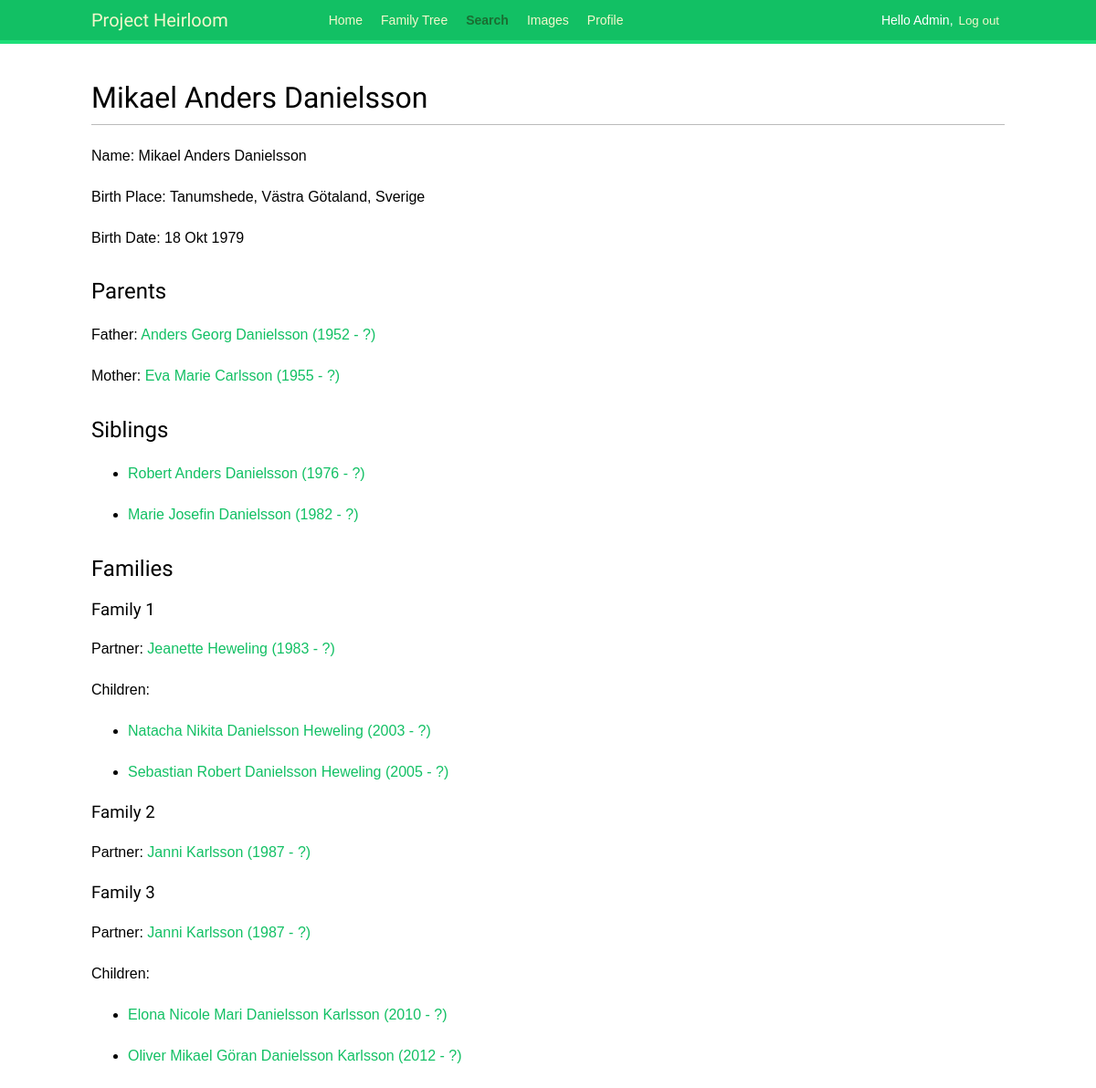
Screenshot of /genealogy/person/25855 (signed in) with the database file from the repository.
### genealogy/models.py (models this page shows)
class Individual(models.Model):
    SEX_CHOICES = (
        ("M", "Man"),
        ("F", "Kvinna"),
        ("U", "Unknown"),
    )
    indi_id = models.CharField(max_length=20, null=True, blank=True)
    tree = models.ForeignKey(Tree, on_delete=models.CASCADE)
    first_name = models.CharField(max_length=100, null=True, blank=True)
    last_name = models.CharField(max_length=100, null=True, blank=True)
    sex = models.CharField(max_length=10, choices=SEX_CHOICES, default="U")
    birth_date = models.CharField(max_length=100, null=True, blank=True)
    birth_place = models.CharField(max_length=100, null=True, blank=True)
    birth_year = models.PositiveSmallIntegerField(null=True, blank=True)
    death_date = models.CharField(max_length=100, null=True, blank=True)
    death_place = models.CharField(max_length=100, null=True, blank=True)
    death_cause = models.CharField(max_length=100, null=True, blank=True)
    death_year = models.PositiveSmallIntegerField(null=True, blank=True)
    alive = models.BooleanField(default=False)
    added = models.DateField(auto_now_add=True)
    last_updated = models.DateField(auto_now=True)
    class Meta:
        constraints = [
            models.UniqueConstraint(fields=['tree', 'indi_id'], name='Tree and INDI combination')
        ]
    def get_name_years(self):
        string = ""
        if self.first_name:
            string += self.first_name
        if self.last_name:
            string += f" {self.last_name}"
        if self.birth_year or self.death_year:
            if self.birth_year and self.death_year:
                string += f" ({self.birth_year} - {self.death_year})"
            elif self.birth_year:
                string += f" ({self.birth_year} - ?)"
            else:
                string += f" (? - {self.death_year})"
        return string
    def __str__(self):
        return f"{self.first_name} {self.last_name}"

class Child(models.Model):
    class Relation(models.TextChoices):
        ADOPTED = "A", _("Adopted")
        BIOLOGICAL = "B", ("Biological")
        FOSTER = 'F', _("Foster")
        UNKNOWN = 'U', _("Unknown")
    family = models.ForeignKey(
        Family,
        on_delete=models.CASCADE,
        null=True,
        blank=True
    )
    indi = models.ForeignKey(
        Individual,
        on_delete=models.CASCADE,
        null=True,
        blank=True
    )
    relation = models.CharField(
        choices=Relation,
        max_length=1,
        default=Relation.BIOLOGICAL
    )
    class Meta:
        constraints = [
            models.UniqueConstraint(fields=['family', 'indi'], name='Individual and family combination')
        ]
        verbose_name_plural = "Children"

### genealogy/views.py (the view)
# urls.py: path('person/<int:id>', views.person, name='person'),
@login_required
def person(request, id):
    try:
        this_person = Individual.objects.get(id=id)
    except Individual.DoesNotExist:
        raise Http404("Individual does not exist.")
    trees = Tree.objects.filter(user=request.user)
    if this_person.tree not in trees:
        raise Http404("Individual not found in any of your trees.")
    father = None
    mother = None
    siblings = None
    families = None
    children_objects = Child.objects.filter(indi=this_person)
    if children_objects:
        father = children_objects[0].family.husband
        mother = children_objects[0].family.wife
        siblings = Child.objects.filter(family=children_objects[0].family).exclude(id=children_objects[0].id)
    family_objects = Family.objects.filter(Q(husband=this_person) | Q(wife=this_person))
    if family_objects:
        families = []
        for f in family_objects:
            family = {
                'partner': None,
                'children': []
            }
            family['children'] = Child.objects.filter(family=f)
            if f.husband == this_person and f.wife:
                family['partner'] = f.wife
            if f.wife == this_person and f.husband:
                family['partner'] = f.husband
            families.append(family)
    return render(
        request,
        'genealogy/person.html',
        {
            'section': 'search',
            'person': this_person,
            'father': father,
            'mother': mother,
            'siblings': siblings,
            'families': families
        }
    )

### genealogy/templates/genealogy/person.html (shortened to what this page needs)
{% extends "base.html" %}
{% block content %}
    <h1>{{ person }}</h1>
    <p>Name: {{ person }}</p>
    {% if person.birth_place %}
        <p>Birth Place: {{ person.birth_place }}</p>
    {% endif %}
    {% if person.birth_date %}
        <p>Birth Date: {{ person.birth_date }}</p>
    {% endif %}
    <h2>Parents</h2>
    <p>Father: {% if father %}<a href="{% url 'person' father.id %}">{{ father.get_name_years }}</a>{% else %}-{% endif %}</p>
    <p>Mother: {% if mother %}<a href="{% url 'person' mother.id %}">{{ mother.get_name_years }}</a>{% else %}-{% endif %}</p>
    <h2>Siblings</h2>
    {% if siblings %}
        <ul>
        {% for sibling in siblings %}
            <li><p><a href="{% url 'person' sibling.indi.id %}">{{ sibling.indi.get_name_years }}</a></p></li>
        {% endfor %}
        </ul>
    {% else %}
        <p>No siblings</p>
    {% endif %}
    <h2>Families</h2>
    {% if families %}
        {% for family in families %}
            <h3>Family {{forloop.counter }}</h3>
            <p>Partner: {% if family.partner %}<a href="{% url 'person' family.partner.id %}">{{ family.partner.get_name_years }}</a>{% else %}-{% endif %}</p>
            {% if family.children %}
                <p>Children:</p>
                <ul>
                {% for child in family.children %}
                    <li><p><a href="{% url 'person' child.indi.id %}">{{ child.indi.get_name_years }}</a></p></li>
                {% endfor %}
                </ul>
            {% endif %}
        {% endfor %}
    {% endif %}
{% endblock content %}

### genealogy/templates/base.html (shortened to what this page needs)
{% load static %}
<!DOCTYPE html>
<html lang="en">
<head>
    <link rel="stylesheet" href="{% static "css/base.css" %}">
</head>
<body>
    <div id="header">
        <span class="logo">Project Heirloom</span>
        {% if request.user.is_authenticated %}
            <ul class="menu">
                <li {% if section == "home" %}class="selected"{% endif %}>
                    <a href="{% url "home" %}">Home</a>
                </li>
                <li {% if section == "family_tree" %}class="selected"{% endif %}>
                    <a href="{% url "family_tree" %}">Family Tree</a>
                </li>
                <li {% if section == "search" %}class="selected"{% endif %}>
                    <a href="{% url "search" %}">Search</a>
                </li>
                <li {% if section == "images" %}class="selected"{% endif %}>
                    <a href="{% url "images" %}">Images</a>
                </li>
                <li {% if section == "edit_profile" %}class="selected"{% endif %}>
                    <a href="{% url "edit_profile" %}">Profile</a>
                </li>
            </ul>
        {% endif %}
        <span class="user">
            {% if request.user.is_authenticated %}
                Hello {{ request.user.first_name|default:request.user.username}},
                <form action="{% url "logout" %}" method="post">
                    <button type="submit">Log out</button>
                </form>
            {% else %}
                <a href="{% url "login" %}">Log in</a>
            {% endif %}
        </span>
    </div>
    <div id="content">
        {% block content %}
        {% endblock %}
    </div>
</body>
</html>

### genealogy/static/css/base.css (style rules this page uses)
body { margin:0; padding:0; font-family:helvetica, sans-serif; }
p { line-height: 1.8; }
a { color:#12c064; text-decoration:none; }
h1, h2, h3, h4, h5 , h6 { font-family: 'Muli', sans-serif; font-weight:normal; }
h1 { border-bottom:1px solid #bbb; padding:0 0 10px 0; margin:10px 0 20px 0; }
h2 { margin:30px 0 20px; }
#header { padding:10px 100px; font-size:14px; background:#12c064; color:#fff; border-bottom:4px solid #1cdf78; overflow:auto; }
#header .logo { font-family: 'Muli', sans-serif; float:left; color:#f3f7cc; font-size:20px; margin-right:10%; }
#header ul.menu { list-style:none; float:left; margin:0; padding:0; }
#header ul.menu li { float:left; padding:4px 10px; }
#header ul.menu li.selected a, #header ul.menu li.selected a:hover { color:#1b6d32; font-weight:bold; }
#header a { color:#f3f7cc; }
#header .user { float:right; padding-top:4px; }
#header .user form { display:inline; float:right; }
#header .user button { background:none; color:#f3f7cc; border:none; cursor:pointer; float:left; display:inline; }
#content { padding:30px 100px; }
form { overflow:auto; }

### rows the page displays
Individual: first_name+last_name "Mikael Anders Danielsson", birth_place "Tanumshede, Västra Götaland, Sverige", birth_date "18 Okt 1979"
Individual: get_name_years "Anders Georg Danielsson (1952 - ?)"
Individual: get_name_years "Eva Marie Carlsson (1955 - ?)"
Child: indi.get_name_years "Robert Anders Danielsson (1976 - ?)"
Child: indi.get_name_years "Marie Josefin Danielsson (1982 - ?)"
Individual: partner.get_name_years "Jeanette Heweling (1983 - ?)"
Child: indi.get_name_years "Natacha Nikita Danielsson Heweling (2003 - ?)"
Child: indi.get_name_years "Sebastian Robert Danielsson Heweling (2005 - ?)"
Individual: partner.get_name_years "Janni Karlsson (1987 - ?)"
Individual: partner.get_name_years "Janni Karlsson (1987 - ?)"
Child: indi.get_name_years "Elona Nicole Mari Danielsson Karlsson (2010 - ?)"
Child: indi.get_name_years "Oliver Mikael Göran Danielsson Karlsson (2012 - ?)"

### other values shown
{{ request.user.first_name|default:request.user.username }} "Admin"
